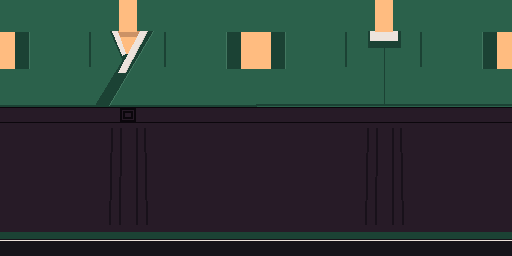

Write the Python code that produced this figure.
#!/usr/bin/env python3
"""ミドハ's dress: a texture for the standard Mii body (Male_Body), any outfit painted on one image.

    tools/mii/midoha_outfit.py paint OUT.png            the hanbok, painted (tools/mii/midoha_outfit.png)
    tools/mii/midoha_outfit.py template OUT.png         a guide to paint another outfit on (the body's
                                                        parts' places, no Nintendo data: measures only)
    tools/mii/midoha_outfit.py DATA [--png IN.png]      IN.png (default the hanbok) -> DATA/wuhu/midoha_outfit.bin

The image is 512 x 256: the FRONT on its left half, the BACK on its right half drawn as seen from
behind. The body has no texture coordinates; engine/wuhu/midoha.cpp makes them from the position in
the bind pose (the T-pose, Wii no Ma's Mii units: 158 tall, +z the front, +x the Mii's left):
    front half, the triangles that face forward in the bind pose:  u = (x + 72) / 144, v = (128 - y) / 128
    back half, the others:                                         u = (72 - x) / 144 (seen from behind)
(u across its half, v down). So the image is the body seen from the front and from behind, arms out:
the torso's middle at the half's middle, the hands at its sides (|x| 64-72), the shoulders at y 112
(v 0.125), the hips at y 71 (v 0.45), the feet at the bottom. Where front and back meet (the torso's
sides, x +-16..20, the arms' upper and lower edges, the legs' sides) both halves must carry the same
colour at the same height: triangles there fall on either side. Seen from the front the body's sides
are stretched (a projection from the front), so keep them plain.

The game's file: "MDOF", u16 width, u16 height (of each half), f32 x at u = 0 and at u = 1, f32 y at
v = 0 and at v = 1 (little-endian), then the front's texels and the back's (the back mirrored, so
both are addressed by the front's u), each GX RGB565 (big-endian, 4x4 tiles).
"""
import argparse
import os
import struct

from PIL import Image, ImageDraw

HERE = os.path.dirname(os.path.abspath(__file__))
DEFAULT_PNG = os.path.join(HERE, "midoha_outfit.png")
W, H = 512, 256
X0, X1, Y0, Y1 = -72.0, 72.0, 128.0, 0.0

# the concept's colours (sampled), and proposals where it shows nothing
PAL = dict(
    green="#2B614B",      # jeogori (the jacket)
    green_lt="#427760",   # its light edge (hem, the over-panel's edge)
    trim="#1B4234",       # git (the collar band), kkeutdong (the cuffs), seams
    white="#EDE3DC",      # dongjeong (the white collar strip)
    white_sh="#D6CBC3",   # its shaded edge
    skin="#FFBC80",       # the neck's V and the hands: RFL skin tone 1, his face's
    skin_sh="#CC9266",    # the shade under the chin
    belt="#271B27",       # the belt
    belt_dk="#0B070C",    # its edges, the buckle's frames
    baji="#271B27",       # the skirt / baji below the belt
    baji_fold="#18111A",  # its folds
    tie="#1B4234",        # daenim, the ankle ties
    shoe="#17141A",       # shoes
    shoe_trim="#EDE3DC",  # their edge
)


def paint(pal=PAL, hands_skin=True):
    """the hanbok: green jeogori with the white crossed collar and its dark band (the wearer's left
    panel over the right, as drawn), the dark belt with its buckle, dark baji to the ankle ties"""
    im = Image.new("RGB", (W, H), pal["green"])
    d = ImageDraw.Draw(im)
    half = W // 2

    def F(x, y):  # the front half's pixel of body point (x, y)
        return ((x - X0) / (X1 - X0) * half, (y - Y0) / (Y1 - Y0) * H)

    def B(x, y):  # the back half's, seen from behind
        return (half + (X1 - x) / (X1 - X0) * half, (y - Y0) / (Y1 - Y0) * H)

    def poly(M, pts, c):
        d.polygon([M(*p) for p in pts], fill=pal[c])

    def rect(M, x0, y0, x1, y1, c):
        poly(M, [(x0, y0), (x1, y0), (x1, y1), (x0, y1)], c)

    def line(M, pts, c, w):
        d.line([M(*p) for p in pts], fill=pal[c], width=max(1, int(round(w / 128.0 * H))))

    for M in (F, B):
        # below the belt: baji, its folds, the ankle ties, shoes
        rect(M, -72, -1, 72, 66.5, "baji")
        for x in (-9.5, -4.5, 4.5, 9.5):
            line(M, [(x, 64), (x * 1.08, 16)], "baji_fold", 0.9)
        rect(M, -72, 8.5, 72, 12.0, "tie")
        rect(M, -72, -1, 72, 8.5, "shoe")
        line(M, [(-72, 8.0), (72, 8.0)], "shoe_trim", 0.6)
        # the belt (across the top's and the trousers' seam at y 71)
        rect(M, -72, 66.5, 72, 74.5, "belt")
        line(M, [(-72, 74.3), (72, 74.3)], "belt_dk", 0.6)
        line(M, [(-72, 66.7), (72, 66.7)], "belt_dk", 0.6)
        # the jacket's hem just above the belt
        line(M, [(-72, 75.2), (72, 75.2)], "trim", 0.9)
        # the sleeves: shoulder seams, cuffs, hands
        for s in (-1, 1):
            line(M, [(s * 21.0, 95), (s * 21.0, 112)], "trim", 0.8)
            rect(M, s * 55.5, 94, s * 63.6, 112, "trim")
            line(M, [(s * 55.5, 94), (s * 55.5, 112)], "green_lt", 0.7)
            if hands_skin:
                rect(M, s * 63.6, 94, s * 72, 112, "skin")
    # the front: the crossed collar; the dark band from his left neck to his right hip
    poly(F, [(7.0, 112.5), (14.5, 112.5), (-10.5, 75.5), (-18.5, 75.5)], "trim")
    # the under-panel's collar on his right, seen above the crossing
    poly(F, [(-10.0, 112.5), (-4.5, 112.5), (1.5, 99.5), (-2.5, 97.5)], "trim")
    poly(F, [(-8.6, 112.5), (-5.6, 112.5), (-0.6, 101.5), (-3.2, 100.4)], "white")
    # the neck's V between the collars, the shade under the chin
    poly(F, [(-5.6, 112.5), (7.0, 112.5), (0.6, 101.0), (-0.6, 101.5)], "skin")
    poly(F, [(-5.6, 112.5), (7.0, 112.5), (5.6, 109.8), (-4.4, 109.8)], "skin_sh")
    rect(F, -4.7, 112.5, 4.7, 129, "skin")  # the neck (mostly inside the head)
    # the white strip on the band's neck side, its end squared at y 92
    poly(F, [(7.0, 112.5), (11.0, 112.5), (-1.6, 92.0), (-5.6, 92.0)], "white")
    line(F, [(11.0, 112.5), (-1.6, 92.0)], "white_sh", 0.6)
    line(F, [(14.5, 112.5), (-10.5, 75.5)], "green_lt", 0.6)
    # the buckle at the front: a dark frame round a dark inner frame on the belt's colour

    def frame(M, x0, y0, x1, y1, w, c):
        for pts in ([(x0, y0), (x1, y0)], [(x1, y0), (x1, y1)], [(x1, y1), (x0, y1)], [(x0, y1), (x0, y0)]):
            line(M, pts, c, w)
    frame(F, -4.4, 67.6, 4.4, 73.4, 1.0, "belt_dk")
    frame(F, -2.3, 69.3, 2.3, 71.7, 0.8, "belt_dk")
    # the back: the collar round the neck, the centre seam
    rect(B, -9.0, 104.5, 9.0, 112.5, "trim")
    rect(B, -7.5, 108.0, 7.5, 112.5, "white")
    rect(B, -4.7, 112.5, 4.7, 129, "skin")
    line(B, [(0, 76), (0, 104.5)], "trim", 0.6)
    return im


def template():
    """a guide: the halves, the body's measures (the places above), a grid of 8 units"""
    im = Image.new("RGB", (W * 2, H * 2), (250, 250, 250))
    d = ImageDraw.Draw(im)
    s = 2
    half = W // 2
    for hx in (0, half):
        for k in range(0, 145, 8):
            x = (hx + k / 144.0 * half) * s
            d.line([(x, 0), (x, H * s)], fill=(225, 225, 225))
        for k in range(0, 129, 8):
            y = k / 128.0 * H * s
            d.line([(hx * s, y), ((hx + half) * s, y)], fill=(225, 225, 225))

    def at(x, y, back):
        u = (X1 - x) / 144.0 if back else (x - X0) / 144.0
        return ((half if back else 0) + u * half) * s, (Y0 - y) / 128.0 * H * s
    for back in (False, True):
        for (x0, y0, x1, y1, name) in ((-16, 112, 16, 71, "torso"), (-16, 71, 16, 0, "legs"),
                                       (16, 112, 72, 94, "arm"), (-72, 112, -16, 94, "arm"),
                                       (63.6, 112, 72, 94, "hand"), (-72, 112, -63.6, 94, "hand")):
            a, b = at(x0, y0, back), at(x1, y1, back)
            d.rectangle([min(a[0], b[0]), min(a[1], b[1]), max(a[0], b[0]), max(a[1], b[1])], outline=(90, 90, 90))
            d.text((min(a[0], b[0]) + 4, min(a[1], b[1]) + 4), name, fill=(60, 60, 60))
        d.text(((half if back else 0) * s + 6, 6), "BACK (seen from behind)" if back else "FRONT", fill=(0, 0, 0))
    d.line([(half * s, 0), (half * s, H * s)], fill=(0, 0, 0), width=2)
    return im


def gx_rgb565(img):
    """GX RGB565 texels: 4x4 tiles in rows, each 16 big-endian texels"""
    w, h = img.size
    px = img.load()
    out = bytearray()
    for ty in range(0, h, 4):
        for tx in range(0, w, 4):
            for y in range(ty, ty + 4):
                for x in range(tx, tx + 4):
                    r, g, b = px[x, y][:3]
                    out += struct.pack(">H", (r >> 3) << 11 | (g >> 2) << 5 | (b >> 3))
    return bytes(out)


def outfit_file(png):
    im = Image.open(png).convert("RGB")
    if im.size != (W, H):
        im = im.resize((W, H), Image.LANCZOS)
    half = W // 2
    front = im.crop((0, 0, half, H))
    back = im.crop((half, 0, W, H)).transpose(Image.FLIP_LEFT_RIGHT)  # addressed by the front's u
    head = b"MDOF" + struct.pack("<HH4f", half, H, X0, X1, Y0, Y1)
    return head + gx_rgb565(front) + gx_rgb565(back)


def write(data_dir, png=DEFAULT_PNG):
    out = os.path.join(data_dir, "wuhu", "midoha_outfit.bin")
    os.makedirs(os.path.dirname(out), exist_ok=True)
    data = outfit_file(png)
    open(out, "wb").write(data)
    return out, len(data)


def main():
    ap = argparse.ArgumentParser(description=__doc__.split("\n\n")[0])
    ap.add_argument("what", help="paint, template, or the data directory")
    ap.add_argument("out", nargs="?", help="(paint, template) the PNG to write")
    ap.add_argument("--png", default=DEFAULT_PNG, help="the outfit painted (default the hanbok)")
    a = ap.parse_args()
    if a.what == "paint":
        paint().save(a.out or DEFAULT_PNG)
    elif a.what == "template":
        template().save(a.out or "midoha_outfit_template.png")
    else:
        out, n = write(a.what, a.png)
        print("%s: %d bytes (from %s)" % (out, n, a.png))


if __name__ == "__main__":
    main()
